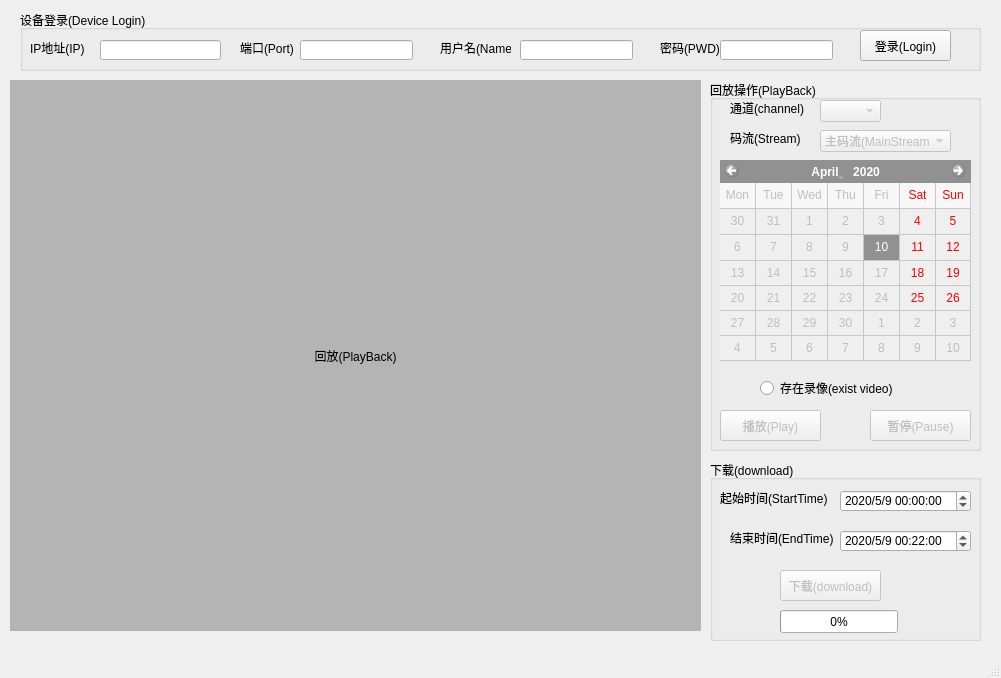
<?xml version="1.0" encoding="UTF-8"?>
<ui version="4.0">
 <class>MainWindow</class>
 <widget class="QMainWindow" name="MainWindow">
  <property name="geometry">
   <rect>
    <x>0</x>
    <y>0</y>
    <width>1001</width>
    <height>678</height>
   </rect>
  </property>
  <property name="windowTitle">
   <string>回放(PlayBack)</string>
  </property>
  <widget class="QWidget" name="centralwidget">
   <widget class="QGroupBox" name="groupBox">
    <property name="geometry">
     <rect>
      <x>20</x>
      <y>10</y>
      <width>961</width>
      <height>61</height>
     </rect>
    </property>
    <property name="title">
     <string>设备登录(Device Login)</string>
    </property>
    <widget class="QLabel" name="label">
     <property name="geometry">
      <rect>
       <x>10</x>
       <y>30</y>
       <width>61</width>
       <height>16</height>
      </rect>
     </property>
     <property name="text">
      <string>IP地址(IP)</string>
     </property>
    </widget>
    <widget class="QLineEdit" name="IP_lineEdit">
     <property name="geometry">
      <rect>
       <x>80</x>
       <y>30</y>
       <width>121</width>
       <height>20</height>
      </rect>
     </property>
    </widget>
    <widget class="QLabel" name="label_2">
     <property name="geometry">
      <rect>
       <x>220</x>
       <y>30</y>
       <width>61</width>
       <height>16</height>
      </rect>
     </property>
     <property name="text">
      <string>端口(Port)</string>
     </property>
    </widget>
    <widget class="QLineEdit" name="Port_lineEdit">
     <property name="geometry">
      <rect>
       <x>280</x>
       <y>30</y>
       <width>113</width>
       <height>20</height>
      </rect>
     </property>
    </widget>
    <widget class="QLabel" name="label_3">
     <property name="geometry">
      <rect>
       <x>420</x>
       <y>30</y>
       <width>71</width>
       <height>16</height>
      </rect>
     </property>
     <property name="text">
      <string>用户名(Name)</string>
     </property>
    </widget>
    <widget class="QLineEdit" name="Name_lineEdit">
     <property name="geometry">
      <rect>
       <x>500</x>
       <y>30</y>
       <width>113</width>
       <height>20</height>
      </rect>
     </property>
    </widget>
    <widget class="QLabel" name="label_4">
     <property name="geometry">
      <rect>
       <x>640</x>
       <y>30</y>
       <width>61</width>
       <height>16</height>
      </rect>
     </property>
     <property name="text">
      <string>密码(PWD)</string>
     </property>
    </widget>
    <widget class="QLineEdit" name="Pwd_lineEdit">
     <property name="geometry">
      <rect>
       <x>700</x>
       <y>30</y>
       <width>113</width>
       <height>20</height>
      </rect>
     </property>
     <property name="echoMode">
      <enum>QLineEdit::Password</enum>
     </property>
    </widget>
    <widget class="QPushButton" name="Login_pushButton">
     <property name="geometry">
      <rect>
       <x>840</x>
       <y>20</y>
       <width>91</width>
       <height>31</height>
      </rect>
     </property>
     <property name="text">
      <string>登录(Login)</string>
     </property>
    </widget>
   </widget>
   <widget class="QLabel" name="PlayBackWnd">
    <property name="geometry">
     <rect>
      <x>10</x>
      <y>80</y>
      <width>691</width>
      <height>551</height>
     </rect>
    </property>
    <property name="autoFillBackground">
     <bool>false</bool>
    </property>
    <property name="styleSheet">
     <string notr="true">background-color: rgb(180, 180, 180);</string>
    </property>
    <property name="text">
     <string>回放(PlayBack)</string>
    </property>
    <property name="alignment">
     <set>Qt::AlignCenter</set>
    </property>
   </widget>
   <widget class="QCalendarWidget" name="SelectDate_calendarWidget">
    <property name="enabled">
     <bool>false</bool>
    </property>
    <property name="geometry">
     <rect>
      <x>720</x>
      <y>160</y>
      <width>251</width>
      <height>201</height>
     </rect>
    </property>
    <property name="selectedDate">
     <date>
      <year>2020</year>
      <month>4</month>
      <day>10</day>
     </date>
    </property>
    <property name="firstDayOfWeek">
     <enum>Qt::Monday</enum>
    </property>
    <property name="gridVisible">
     <bool>true</bool>
    </property>
    <property name="selectionMode">
     <enum>QCalendarWidget::SingleSelection</enum>
    </property>
    <property name="horizontalHeaderFormat">
     <enum>QCalendarWidget::ShortDayNames</enum>
    </property>
    <property name="verticalHeaderFormat">
     <enum>QCalendarWidget::NoVerticalHeader</enum>
    </property>
    <property name="navigationBarVisible">
     <bool>true</bool>
    </property>
    <property name="dateEditEnabled">
     <bool>true</bool>
    </property>
   </widget>
   <widget class="QGroupBox" name="groupBox_2">
    <property name="geometry">
     <rect>
      <x>710</x>
      <y>80</y>
      <width>271</width>
      <height>371</height>
     </rect>
    </property>
    <property name="title">
     <string>回放操作(PlayBack)</string>
    </property>
    <widget class="QRadioButton" name="exist_radioButton">
     <property name="geometry">
      <rect>
       <x>50</x>
       <y>300</y>
       <width>151</width>
       <height>16</height>
      </rect>
     </property>
     <property name="text">
      <string>存在录像(exist video)</string>
     </property>
     <property name="checkable">
      <bool>true</bool>
     </property>
    </widget>
    <widget class="QComboBox" name="Channel_comboBox">
     <property name="enabled">
      <bool>false</bool>
     </property>
     <property name="geometry">
      <rect>
       <x>110</x>
       <y>20</y>
       <width>61</width>
       <height>22</height>
      </rect>
     </property>
    </widget>
    <widget class="QLabel" name="Channel_label">
     <property name="geometry">
      <rect>
       <x>20</x>
       <y>20</y>
       <width>81</width>
       <height>16</height>
      </rect>
     </property>
     <property name="text">
      <string>通道(channel)</string>
     </property>
    </widget>
    <widget class="QComboBox" name="StreamTyp_comboBox">
     <property name="enabled">
      <bool>false</bool>
     </property>
     <property name="geometry">
      <rect>
       <x>110</x>
       <y>50</y>
       <width>131</width>
       <height>22</height>
      </rect>
     </property>
     <item>
      <property name="text">
       <string>主码流(MainStream)</string>
      </property>
     </item>
     <item>
      <property name="text">
       <string>辅码流(ExtraStream)</string>
      </property>
     </item>
    </widget>
    <widget class="QLabel" name="label_5">
     <property name="geometry">
      <rect>
       <x>20</x>
       <y>50</y>
       <width>71</width>
       <height>16</height>
      </rect>
     </property>
     <property name="text">
      <string>码流(Stream)</string>
     </property>
    </widget>
    <widget class="QPushButton" name="Pause_pushbutton">
     <property name="enabled">
      <bool>false</bool>
     </property>
     <property name="geometry">
      <rect>
       <x>160</x>
       <y>330</y>
       <width>101</width>
       <height>31</height>
      </rect>
     </property>
     <property name="text">
      <string>暂停(Pause)</string>
     </property>
    </widget>
    <widget class="QPushButton" name="PlayBack_pushbutton">
     <property name="enabled">
      <bool>false</bool>
     </property>
     <property name="geometry">
      <rect>
       <x>10</x>
       <y>330</y>
       <width>101</width>
       <height>31</height>
      </rect>
     </property>
     <property name="text">
      <string>播放(Play)</string>
     </property>
    </widget>
   </widget>
   <widget class="QGroupBox" name="groupBox_3">
    <property name="geometry">
     <rect>
      <x>710</x>
      <y>460</y>
      <width>271</width>
      <height>181</height>
     </rect>
    </property>
    <property name="title">
     <string>下载(download)</string>
    </property>
    <widget class="QDateTimeEdit" name="Start_dateTimeEdit">
     <property name="geometry">
      <rect>
       <x>130</x>
       <y>30</y>
       <width>131</width>
       <height>22</height>
      </rect>
     </property>
     <property name="dateTime">
      <datetime>
       <hour>0</hour>
       <minute>0</minute>
       <second>0</second>
       <year>2020</year>
       <month>5</month>
       <day>9</day>
      </datetime>
     </property>
     <property name="displayFormat">
      <string>yyyy/M/d HH:mm:ss</string>
     </property>
    </widget>
    <widget class="QLabel" name="label_7">
     <property name="geometry">
      <rect>
       <x>10</x>
       <y>30</y>
       <width>121</width>
       <height>16</height>
      </rect>
     </property>
     <property name="text">
      <string>起始时间(StartTime)</string>
     </property>
    </widget>
    <widget class="QLabel" name="label_8">
     <property name="geometry">
      <rect>
       <x>20</x>
       <y>70</y>
       <width>111</width>
       <height>16</height>
      </rect>
     </property>
     <property name="text">
      <string>结束时间(EndTime)</string>
     </property>
    </widget>
    <widget class="QDateTimeEdit" name="End_dateTimeEdit">
     <property name="geometry">
      <rect>
       <x>130</x>
       <y>70</y>
       <width>131</width>
       <height>22</height>
      </rect>
     </property>
     <property name="dateTime">
      <datetime>
       <hour>0</hour>
       <minute>22</minute>
       <second>0</second>
       <year>2020</year>
       <month>5</month>
       <day>9</day>
      </datetime>
     </property>
     <property name="displayFormat">
      <string>yyyy/M/d HH:mm:ss</string>
     </property>
    </widget>
    <widget class="QPushButton" name="Download_pushButton">
     <property name="enabled">
      <bool>false</bool>
     </property>
     <property name="geometry">
      <rect>
       <x>70</x>
       <y>110</y>
       <width>101</width>
       <height>31</height>
      </rect>
     </property>
     <property name="text">
      <string>下载(download)</string>
     </property>
    </widget>
    <widget class="QProgressBar" name="Download_progressBar">
     <property name="geometry">
      <rect>
       <x>70</x>
       <y>150</y>
       <width>118</width>
       <height>23</height>
      </rect>
     </property>
     <property name="maximum">
      <number>100</number>
     </property>
     <property name="value">
      <number>0</number>
     </property>
     <property name="textDirection">
      <enum>QProgressBar::TopToBottom</enum>
     </property>
    </widget>
   </widget>
   <zorder>groupBox_2</zorder>
   <zorder>groupBox</zorder>
   <zorder>PlayBackWnd</zorder>
   <zorder>SelectDate_calendarWidget</zorder>
   <zorder>groupBox_3</zorder>
  </widget>
  <widget class="QMenuBar" name="menubar">
   <property name="geometry">
    <rect>
     <x>0</x>
     <y>0</y>
     <width>1001</width>
     <height>23</height>
    </rect>
   </property>
  </widget>
  <widget class="QStatusBar" name="statusbar"/>
 </widget>
 <resources/>
 <connections/>
</ui>
